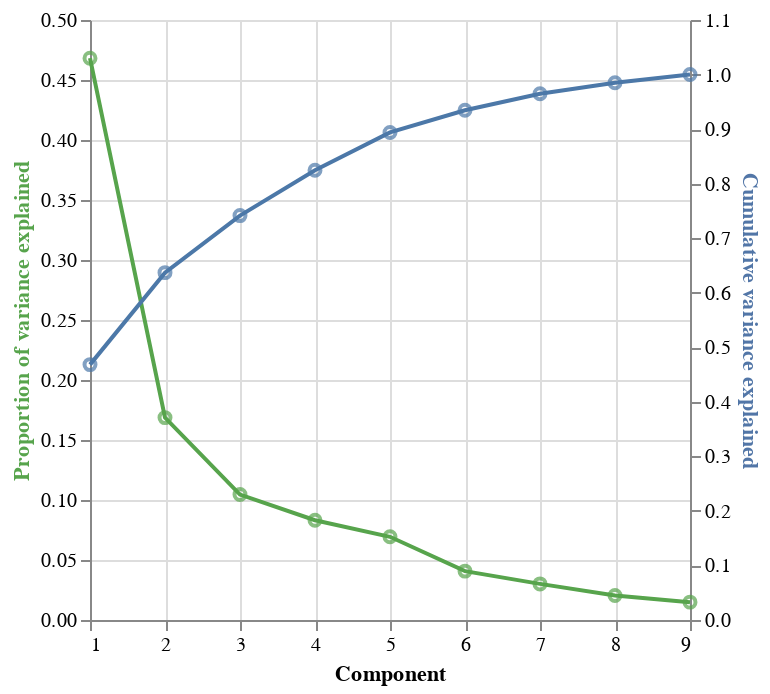

Notebook code for this chart:
### Code cell
# Plotting variance explained by each component and cumulitave variance
base = alt.Chart(pca_var_explained).encode(
    x = 'Component')

prop_var_base = base.encode(
    y = alt.Y('Proportion of variance explained',
              axis = alt.Axis(titleColor = '#57A44C'))
)

cum_var_base = base.encode(
    y = alt.Y('Cumulative variance explained', axis = alt.Axis(titleColor = '#5276A7'))
)

prop_var = prop_var_base.mark_line(stroke = '#57A44C') + prop_var_base.mark_point(color = '#57A44C')
cum_var = cum_var_base.mark_line() + cum_var_base.mark_point()

var_explained_plot = alt.layer(prop_var, cum_var).resolve_scale(y = 'independent')

# display
var_explained_plot

### Figure 1 — Vega-Lite specification as saved in the notebook (floating-point values rounded to 4 significant figures)
{"config": {"view": {"continuousWidth": 300, "continuousHeight": 300}}, "layer": [{"layer": [{"mark": {"type": "line", "stroke": "#57A44C"}, "encoding": {"x": {"field": "Component", "type": "quantitative"}, "y": {"axis": {"titleColor": "#57A44C"}, "field": "Proportion of variance explained", "type": "quantitative"}}}, {"mark": {"type": "point", "color": "#57A44C"}, "encoding": {"x": {"field": "Component", "type": "quantitative"}, "y": {"axis": {"titleColor": "#57A44C"}, "field": "Proportion of variance explained", "type": "quantitative"}}}]}, {"layer": [{"mark": {"type": "line"}, "encoding": {"x": {"field": "Component", "type": "quantitative"}, "y": {"axis": {"titleColor": "#5276A7"}, "field": "Cumulative variance explained", "type": "quantitative"}}}, {"mark": {"type": "point"}, "encoding": {"x": {"field": "Component", "type": "quantitative"}, "y": {"axis": {"titleColor": "#5276A7"}, "field": "Cumulative variance explained", "type": "quantitative"}}}]}], "data": {"name": "data-b476c4080d5d1e4a4fc2cfcae688c7d1"}, "resolve": {"scale": {"y": "independent"}}, "$schema": "https://vega.github.io/schema/vega-lite/v5.8.0.json", "datasets": {"data-b476c4080d5d1e4a4fc2cfcae688c7d1": [{"Component": 1, "Proportion of variance explained": 0.4682, "Cumulative variance explained": 0.4682}, {"Component": 2, "Proportion of variance explained": 0.1687, "Cumulative variance explained": 0.6369}, {"Component": 3, "Proportion of variance explained": 0.1046, "Cumulative variance explained": 0.7414}, {"Component": 4, "Proportion of variance explained": 0.08312, "Cumulative variance explained": 0.8245}, {"Component": 5, "Proportion of variance explained": 0.06934, "Cumulative variance explained": 0.8939}, {"Component": 6, "Proportion of variance explained": 0.04074, "Cumulative variance explained": 0.9346}, {"Component": 7, "Proportion of variance explained": 0.03008, "Cumulative variance explained": 0.9647}, {"Component": 8, "Proportion of variance explained": 0.02042, "Cumulative variance explained": 0.9851}, {"Component": 9, "Proportion of variance explained": 0.01489, "Cumulative variance explained": 1.0}]}}
